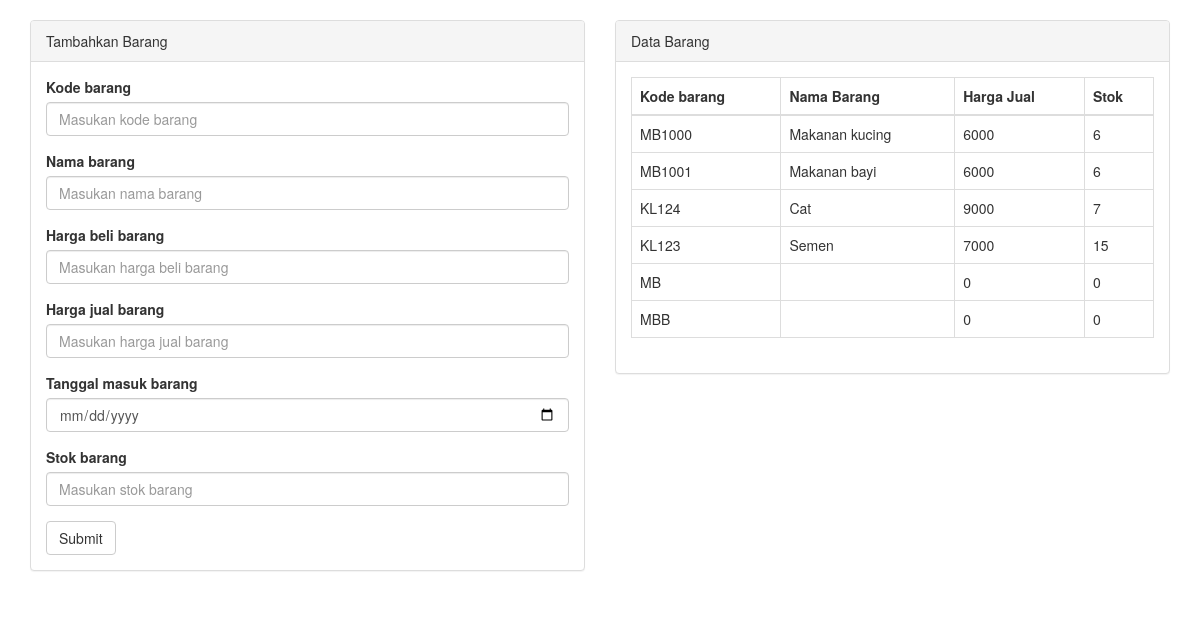
The app's page /tambah.php with its own data.
### tables this page shows
CREATE TABLE `barang` (
  `id_barang` int(10) NOT NULL,
  `kode_barang` varchar(50) NOT NULL,
  `nama_barang` text NOT NULL,
  `beli_barang` double UNSIGNED NOT NULL,
  `jual_barang` double UNSIGNED NOT NULL,
  `tglmasuk_barang` datetime NOT NULL,
  `stok_barang` int(11) NOT NULL
);

### tambah.php (the view, shortened to what this page needs)
<!doctype html>
<html>
<head>
	 <link rel="stylesheet" href="css/bootstrap.min.css"/>
    <link href='css/jquery-ui.min.css' type='text/css' rel='stylesheet' >
</head>
<body>
	<div class="container">
	<br/>
		<div class="row">
  <div class="col-md-6">
   <div class="panel panel-default">
  <div class="panel-heading">Tambahkan Barang</div>
  <div class="panel-body">
  <form method="post" action="tambah.php">
  <div class="form-group">
    <label for="namabarang">Kode barang</label>
    <input type="text" name="kode" class="form-control" id="namabarang" placeholder="Masukan kode barang" required>
  </div>
  <div class="form-group">
    <label for="namabarang">Nama barang</label>
    <input type="text" name="nama" class="form-control" id="namabarang" placeholder="Masukan nama barang" required>
  </div>
  <div class="form-group">
    <label for="hargabelibarang">Harga beli barang</label>
    <input type="number" name="beli" class="form-control" id="hargabelibarang" placeholder="Masukan harga beli barang" required>
  </div>
  <div class="form-group">
    <label for="hargabelibarang">Harga jual barang</label>
    <input type="number" name="jual" class="form-control" id="hargabelibarang" placeholder="Masukan harga jual barang" required>
  </div>
  <div class="form-group">
    <label for="tanggalbarang">Tanggal masuk barang</label>
    <input type="date" name="tgl" class="form-control" id="tanggalmasukbarang" placeholder="Masukan tanggal masuk barang" required>
  </div>
  <div class="form-group">
    <label for="stokbarang">Stok barang</label>
    <input type="number" step="1" name="stok" class="form-control" id="stokbarang" placeholder="Masukan stok barang" required>
  </div>
  <button type="submit" name="submit" class="btn btn-default">Submit</button>
</form>
</div>
</div>
  </div>
  <div class="col-md-6">
  <div class="panel panel-default">
  <div class="panel-heading">Data Barang</div>
  <div class="panel-body">
  	<?php
  	include 'koneksi.php';
?>
<table class="table table-bordered">
<thead>
<tr>
	<th>Kode barang</th>
	<th>Nama Barang</th>
	<th>Harga Jual</th>
	<th>Stok</th>
</tr>
</thead>
<?php
$sql="SELECT * FROM  barang";
$query = mysqli_query($con, $sql);
    while($data = mysqli_fetch_array($query)) {
        ?>
        <tr>
        	<td><?php echo $data['kode_barang'];  ?></td>
            <td><?php echo $data['nama_barang'];  ?></td>
            <td><?php echo $data['jual_barang'];  ?></td>
            <td><?php echo $data['stok_barang'];  ?></td>
        </tr>
        <?php
   }
 ?>
</table>
</div>
</div>
  </div>
  </div>
  </div>
  </body>
  </html>

### records on screen
barang: kode_barang "MB1000", nama_barang "Makanan kucing", jual_barang "6000", stok_barang "6"
barang: kode_barang "MB1001", nama_barang "Makanan bayi", jual_barang "6000", stok_barang "6"
barang: kode_barang "KL124", nama_barang "Cat", jual_barang "9000", stok_barang "7"
barang: kode_barang "KL123", nama_barang "Semen", jual_barang "7000", stok_barang "15"
barang: kode_barang "MB", jual_barang "0", stok_barang "0"
barang: kode_barang "MBB", jual_barang "0", stok_barang "0"
